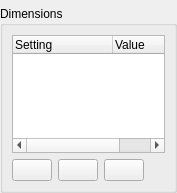
             <widget class="QWidget" name="scrollAreaWidgetContents">
              <property name="geometry">
               <rect>
                <x>0</x>
                <y>0</y>
                <width>177</width>
                <height>193</height>
               </rect>
              </property>
              <layout class="QVBoxLayout" name="verticalLayout_13">
               <property name="leftMargin">
                <number>0</number>
               </property>
               <property name="topMargin">
                <number>0</number>
               </property>
               <property name="rightMargin">
                <number>0</number>
               </property>
               <property name="bottomMargin">
                <number>0</number>
               </property>
               <item>
                <widget class="QgsMapLayerServerPropertiesWidget" name="mMapLayerServerPropertiesWidget" native="true"/>
               </item>
               <item>
                <widget class="QgsCollapsibleGroupBox" name="mWmsDimensionsGrpBx">
                 <property name="title">
                  <string>Dimensions</string>
                 </property>
                 <layout class="QVBoxLayout" name="verticalLayout_33">
                  <item>
                   <widget class="QTreeWidget" name="mWmsDimensionsTreeWidget">
                    <column>
                     <property name="text">
                      <string>Setting</string>
                     </property>
                    </column>
                    <column>
                     <property name="text">
                      <string>Value</string>
                     </property>
                    </column>
                   </widget>
                  </item>
                  <item>
                   <layout class="QHBoxLayout" name="horizontalLayout_12">
                    <item>
                     <widget class="QPushButton" name="mButtonAddWmsDimension">
                      <property name="text">
                       <string/>
                      </property>
                      <property name="icon">
                       <iconset resource="../../images/images.qrc">
                        <normaloff>:/images/themes/default/symbologyAdd.svg</normaloff>:/images/themes/default/symbologyAdd.svg</iconset>
                      </property>
                     </widget>
                    </item>
                    <item>
                     <widget class="QPushButton" name="mButtonEditWmsDimension">
                      <property name="text">
                       <string/>
                      </property>
                      <property name="icon">
                       <iconset resource="../../images/images.qrc">
                        <normaloff>:/images/themes/default/symbologyEdit.svg</normaloff>:/images/themes/default/symbologyEdit.svg</iconset>
                      </property>
                     </widget>
                    </item>
                    <item>
                     <widget class="QPushButton" name="mButtonRemoveWmsDimension">
                      <property name="text">
                       <string/>
                      </property>
                      <property name="icon">
                       <iconset resource="../../images/images.qrc">
                        <normaloff>:/images/themes/default/symbologyRemove.svg</normaloff>:/images/themes/default/symbologyRemove.svg</iconset>
                      </property>
                     </widget>
                    </item>
                    <item>
                     <spacer name="horizontalSpacer_9">
                      <property name="orientation">
                       <enum>Qt::Orientation::Horizontal</enum>
                      </property>
                      <property name="sizeHint" stdset="0">
                       <size>
                        <width>40</width>
                        <height>20</height>
                       </size>
                      </property>
                     </spacer>
                    </item>
                   </layout>
                  </item>
                 </layout>
                </widget>
               </item>
               <item>
                <spacer name="verticalSpacer">
                 <property name="orientation">
                  <enum>Qt::Orientation::Vertical</enum>
                 </property>
                 <property name="sizeHint" stdset="0">
                  <size>
                   <width>20</width>
                   <height>0</height>
                  </size>
                 </property>
                </spacer>
               </item>
              </layout>
             </widget>
